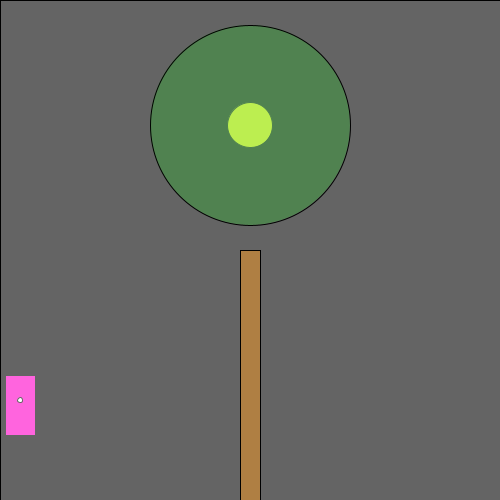
Frame 1 (no input)
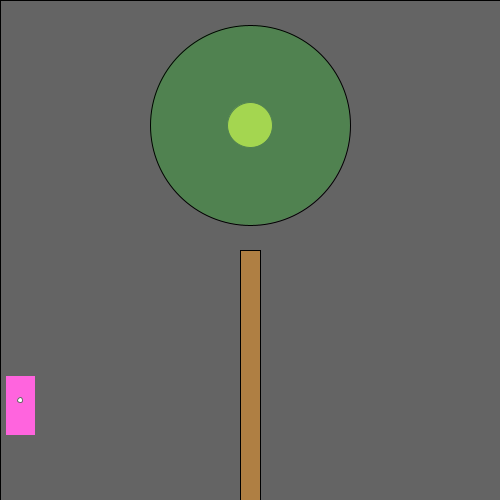
Frame 60 (the mouse pressed at the canvas centre just before this capture)
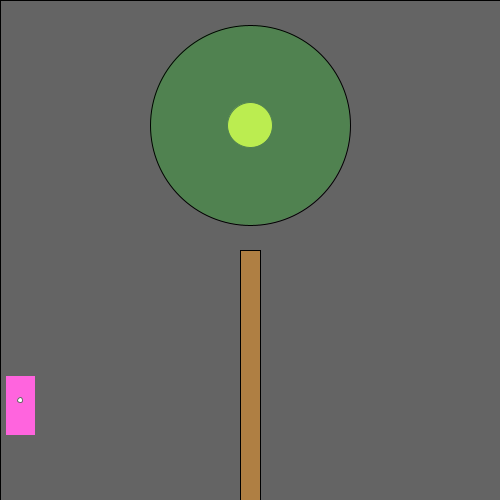
Frame 120 (the mouse held since frame 60 and released just before this capture)

The Processing sketch that drew these frames (run headless with seeded random() and noise(); from frame 60 on, the mouse is pressed at the canvas centre):

// Processing sketch: processing_109385
// ── processing_109385.pde

/*
  Norm Krumpe
  September 22, 2012
  Models a light that is triggered by motion (in this case, motion
  of the mouse).  The light also has a timer.  So, motion turns on the
  light, but a certain amount of time passing with no motion will
  cause the light to turn off again.
*/

// How close you need to get to the
// light sensor in order to turn on
// the light.  Higher values make it
// easier to trigger the light.  Distance
// is measured in pixels.
final int TRIGGER_DISTANCE = 50;

// The location of the sensor:
final int SWITCH_CENTER_X = 20;
final int SWITCH_CENTER_Y = 400;

// seconds until light shuts off automatically when there is no motion
final float SECONDS_UNTIL_AUTO_SHUTOFF = 10; 

// Light will initially be on because of this next value.
// Want the light off initially?  
// Set this to something less than SECONDS_UNTIL_AUTO_SHUTOFF
float timeOfLastTrigger = 0; 
boolean revealTriggerRegion = false;

// Just choose a window size
void setup() {
  size(500, 500);
}

// Each time the mouse moves, check to see
// if it triggered the motion sensor
void mouseMoved() {
  if (motionSensorWasTriggered()) {
    timeOfLastTrigger = millis()/1000.0;
  }
}

// When a key is pressed, toggle the "cheat" that
// reveals the motion sensor's trigger region.
void keyPressed() {
  revealTriggerRegion = !revealTriggerRegion;
}

// Draw the various parts of the scene
void draw() {
  background(0);

  drawLightSwitch();
  drawLamp();  
  drawTriggerRegion();
}

// Draws all components of the lamp
void drawLamp() {
  drawLight();
  fill(0, 255, 0, 50);
  ellipse(250, 125, 200, 200 );
  fill(175, 127, 67);
  rect(240, 250, 20, 250);
}

// How the light gets drawn depends on whether
// the lightbulb is lit.
void drawLight() {

  if (secondsSinceLastTrigger() < SECONDS_UNTIL_AUTO_SHUTOFF) {
    // If the light is on:
    int strength = (int)random(156, 256);
    fill(strength, strength, 0);
    ellipse(250, 125, 45, 45);
    fill(255, 100);
    rect(0, 0, width, height);
  }

  else {
    // Light is off:
    fill(10, 10, 0);
    ellipse(250, 125, 45, 45);
  }
}

// Draw the light switch/sensor
void drawLightSwitch() {
  fill(255, 0, 200);
  rect(SWITCH_CENTER_X - 15, SWITCH_CENTER_Y - 25, 30, 60);
  fill(255);
  ellipse(SWITCH_CENTER_X, SWITCH_CENTER_Y, 5, 5);
}

// Return true if the mouse triggered the sensor
boolean motionSensorWasTriggered() {
  return distanceFromLightSwitch() < TRIGGER_DISTANCE;
}

// Compute the distance between the mouse and the sensor
float distanceFromLightSwitch() {  
  return dist(mouseX, mouseY, SWITCH_CENTER_X, SWITCH_CENTER_Y);
}

// Determine how long it has been since the motion sensor
// was last turned on.
float secondsSinceLastTrigger() {
  return millis()/1000.0 - timeOfLastTrigger;
}

// Show a "cheat" region so that you know where the mouse
// needs to go in order to trigger the light sensor
void drawTriggerRegion() {
  if (revealTriggerRegion) {
    fill(255, 25);
    ellipse(SWITCH_CENTER_X, SWITCH_CENTER_Y, 
    TRIGGER_DISTANCE * 2, TRIGGER_DISTANCE * 2);
  }
}
